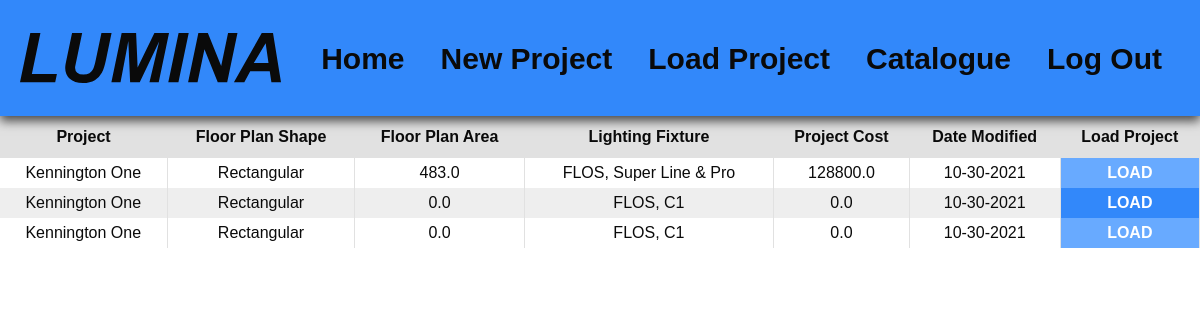
The app's page /loadProject (signed in) with its own data.
### lumina/models.py (models this page shows, shortened)
class Projects(db.Model): # Created projects
    id = db.Column(db.Integer, primary_key=True)
    projectCode = db.Column(db.String(40))
    name = db.Column(db.String(40))
    roomLength = db.Column(db.Float, default=0)
    roomWidth = db.Column(db.Float, default=0)
    roomHeight = db.Column(db.Float, default=0)
    roomArea = db.Column(db.Float, default=0)
    roomCeilingMaterial = db.Column(db.String(40))
    roomWallMaterial = db.Column(db.String(40))
    roomFloorMaterial = db.Column(db.String(40))
    luxRequirement = db.Column(db.Integer, default=0)
    lightingPlaneHeight = db.Column(db.Float, default=0)
    amountOfFixtures = db.Column(db.Integer, default=0)
    totalProjectCost = db.Column(db.Float, default=0)
    dateModified = db.Column(db.DateTime, nullable=False, default=datetime.utcnow)
    user_id = db.Column(db.Integer, db.ForeignKey('users.id'), nullable=False)
    model_id = db.Column(db.Integer, db.ForeignKey('models.id'), nullable=False)
    model = db.relationship('Models', backref='project', lazy=True)
    fpShape_id = db.Column(db.Integer, db.ForeignKey('floorplan_shapes.id'), nullable=False)
    fpShape = db.relationship('Floorplan_Shapes', backref='project', lazy=True)

class Floorplan_Shapes(db.Model): # Rectangular or irregular
    __tablename__ = "floorplan_shapes"
    id = db.Column(db.Integer, primary_key=True)
    name = db.Column(db.String(20), unique=True)

class Brands(db.Model): # Available brands
    id = db.Column(db.Integer, primary_key=True)
    name = db.Column(db.String(20), unique=True)
    models = db.relationship('Models', backref='brand', lazy=True)

class Models(db.Model): # Available fixture models
    id = db.Column(db.Integer, primary_key=True)
    name = db.Column(db.String(20))
    mark = db.Column(db.String(20), unique=True)
    productCode = db.Column(db.String(20))
    lm = db.Column(db.Integer, default=0)
    w = db.Column(db.Integer, default=0)
    fixtureType = db.Column(db.String(20), default="Rectangular")
    length = db.Column(db.Float, default=0)
    width = db.Column(db.Float, default=0)
    height = db.Column(db.Float, default=0)
    diameter = db.Column(db.Float, default=0)
    temperature = db.Column(db.Integer, default=4000)
    usage = db.Column(db.String(40), default='General')
    price = db.Column(db.Float, default=0)
    brand_id = db.Column(db.Integer, db.ForeignKey('brands.id'), nullable=False)
    finish_id = db.Column(db.Integer, db.ForeignKey('finishes.id'), nullable=False)

### lumina/routes.py (the view)
@app.route("/loadProject", methods=["GET"])
@login_required
def loadProject():
    projects = Projects.query.all()
    projects = list(filter(lambda x : x.user_id == current_user.id, projects))
    projects.sort(key=lambda x : x.dateModified, reverse=True)
    return render_template("loadProject.html", title = "Load Project", projects=projects)

### lumina/models.py (called while the page is built)
@login_manager.user_loader
def load_user(user_id):
    return Users.query.get(int(user_id))

### lumina/templates/loadProject.html (shortened to what this page needs)
{% extends "layout.html" %}
{% block body %}
<section class="container-fluid p-0">
    <div class="row justify-content-center dataTable">
        <table>
            <thead>
                <tr>
                    <th scope="col">Project</th>
                    <th scope="col">Floor Plan Shape</th>
                    <th scope="col" class="hide-responsive">Floor Plan Area</th>
                    <th scope="col">Lighting Fixture</th>
                    <th scope="col">Project Cost</th>
                    <th scope="col" class="hide-responsive">Date Modified</th>
                    <th scope="col">Load Project</th>
                </tr>
            </thead>
            <tbody>
                {% for project in projects %}
                    <tr>
                        <td>{{ project.name }}</td>
                        <td>{{ project.fpShape.name }}</td>
                        <td class="hide-responsive">{{ project.roomArea }}</td>
                        <td>{{ project.model.brand.name }}, {{ project.model.name }}</td>
                        <td>{{ project.totalProjectCost }}</td>
                        <td class="hide-responsive">{{ project.dateModified.strftime('%m-%d-%Y') }}</td>
                        <td class="last-td">
                            <form action="project" method="post">
                                <input class="loadProjectBtn" type="submit" value="LOAD">
                            </form>
                        </td>
                    </tr>
    </div>
</section>
        {% endfor %}
{% endblock %}

### records on screen
Projects: name "Kennington One", fpShape.name "Rectangular", roomArea "483.0", model.brand.name "FLOS", model.name "Super Line & Pro", totalProjectCost "128800.0", dateModified "10-30-2021"
Projects: name "Kennington One", fpShape.name "Rectangular", roomArea "0.0", model.brand.name "FLOS", model.name "C1", totalProjectCost "0.0", dateModified "10-30-2021"
Projects: name "Kennington One", fpShape.name "Rectangular", roomArea "0.0", model.brand.name "FLOS", model.name "C1", totalProjectCost "0.0", dateModified "10-30-2021"
